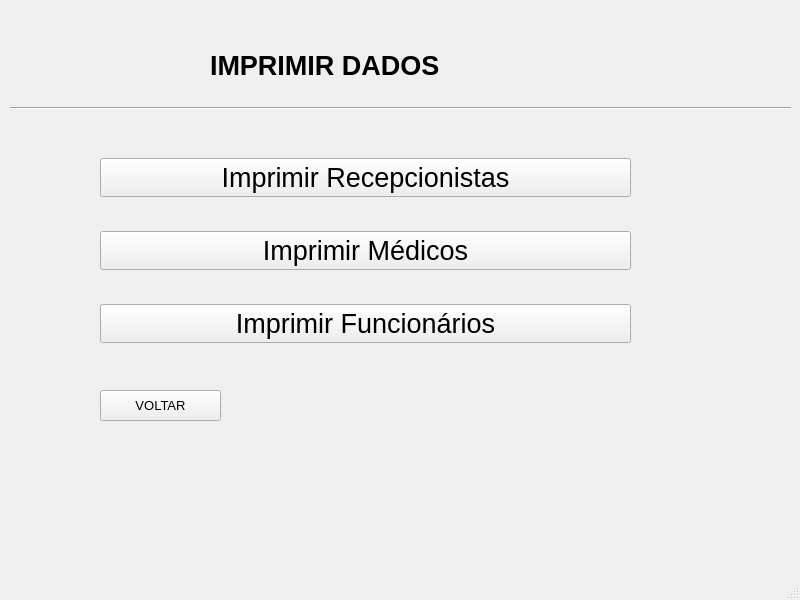
<?xml version="1.0" encoding="UTF-8"?>
<ui version="4.0">
 <class>MainWindow</class>
 <widget class="QMainWindow" name="MainWindow">
  <property name="geometry">
   <rect>
    <x>0</x>
    <y>0</y>
    <width>800</width>
    <height>600</height>
   </rect>
  </property>
  <property name="font">
   <font>
    <pointsize>10</pointsize>
   </font>
  </property>
  <property name="windowTitle">
   <string>MainWindow</string>
  </property>
  <property name="animated">
   <bool>true</bool>
  </property>
  <widget class="QWidget" name="centralwidget">
   <widget class="QLabel" name="label">
    <property name="geometry">
     <rect>
      <x>210</x>
      <y>40</y>
      <width>311</width>
      <height>51</height>
     </rect>
    </property>
    <property name="font">
     <font>
      <pointsize>20</pointsize>
      <weight>75</weight>
      <bold>true</bold>
     </font>
    </property>
    <property name="frameShape">
     <enum>QFrame::NoFrame</enum>
    </property>
    <property name="text">
     <string>IMPRIMIR DADOS</string>
    </property>
    <property name="textFormat">
     <enum>Qt::AutoText</enum>
    </property>
    <property name="alignment">
     <set>Qt::AlignLeading|Qt::AlignLeft|Qt::AlignVCenter</set>
    </property>
   </widget>
   <widget class="QWidget" name="layoutWidget">
    <property name="geometry">
     <rect>
      <x>100</x>
      <y>130</y>
      <width>531</width>
      <height>241</height>
     </rect>
    </property>
    <layout class="QVBoxLayout" name="verticalLayout">
     <item>
      <widget class="QPushButton" name="pushButton">
       <property name="maximumSize">
        <size>
         <width>16777215</width>
         <height>16777215</height>
        </size>
       </property>
       <property name="font">
        <font>
         <pointsize>20</pointsize>
        </font>
       </property>
       <property name="styleSheet">
        <string notr="true">pushButton{
	background-color: blue;
}</string>
       </property>
       <property name="text">
        <string>Imprimir Recepcionistas</string>
       </property>
       <property name="iconSize">
        <size>
         <width>30</width>
         <height>30</height>
        </size>
       </property>
       <property name="autoDefault">
        <bool>true</bool>
       </property>
       <property name="default">
        <bool>false</bool>
       </property>
      </widget>
     </item>
     <item>
      <widget class="QPushButton" name="pushButton_2">
       <property name="font">
        <font>
         <pointsize>20</pointsize>
        </font>
       </property>
       <property name="styleSheet">
        <string notr="true">pushButton{
	background-color: blue;
}</string>
       </property>
       <property name="text">
        <string>Imprimir Médicos</string>
       </property>
       <property name="autoDefault">
        <bool>true</bool>
       </property>
       <property name="default">
        <bool>false</bool>
       </property>
      </widget>
     </item>
     <item>
      <widget class="QPushButton" name="pushButton_3">
       <property name="font">
        <font>
         <pointsize>20</pointsize>
        </font>
       </property>
       <property name="styleSheet">
        <string notr="true">pushButton{
	background-color: blue;
}</string>
       </property>
       <property name="text">
        <string>Imprimir Funcionários</string>
       </property>
       <property name="autoDefault">
        <bool>true</bool>
       </property>
       <property name="default">
        <bool>false</bool>
       </property>
      </widget>
     </item>
    </layout>
   </widget>
   <widget class="QPushButton" name="pushButton_4">
    <property name="geometry">
     <rect>
      <x>100</x>
      <y>390</y>
      <width>121</width>
      <height>31</height>
     </rect>
    </property>
    <property name="text">
     <string>VOLTAR</string>
    </property>
   </widget>
   <widget class="Line" name="line">
    <property name="geometry">
     <rect>
      <x>10</x>
      <y>100</y>
      <width>781</width>
      <height>16</height>
     </rect>
    </property>
    <property name="orientation">
     <enum>Qt::Horizontal</enum>
    </property>
   </widget>
  </widget>
  <widget class="QMenuBar" name="menubar">
   <property name="geometry">
    <rect>
     <x>0</x>
     <y>0</y>
     <width>800</width>
     <height>26</height>
    </rect>
   </property>
  </widget>
  <widget class="QStatusBar" name="statusbar"/>
 </widget>
 <resources/>
 <connections/>
</ui>
